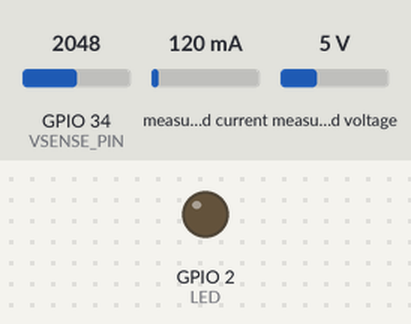
Recording of a sketch running on a simulated ESP32. Shown: output pins drawn as LEDs (lit = HIGH). Wiring (inferred from the names in the program): INA219 current sensor at I2C address 0x40. The test bench sets the inputs (shaded band); at power-on: GPIO 34 (VSENSE_PIN) = 2048, measured current 120 mA, measured voltage 5 V. EEPROM starts erased; what the sketch prints to the serial monitor is not drawn.

Above: at 17.3 s.
At 49.83 s:
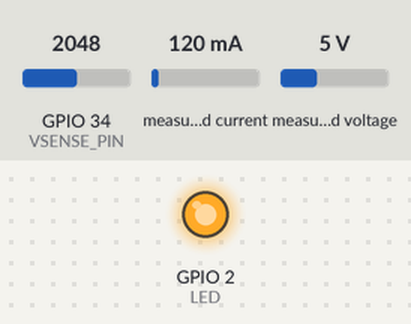
Timing chart, 0 to 51.4 s (numbered marks = the images above):
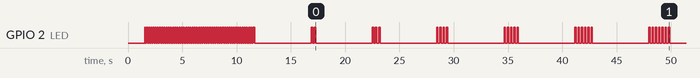

Measured:
- by itself, GPIO 2 (LED): HIGH → LOW at 1.6 s, → HIGH 0.10 s later, → LOW 0.10 s later, → HIGH 0.10 s later, … (157 changes in this stretch)

The sketch:

t15_power_check.ino
```cpp
// tests/t15_power_check/t15_power_check.ino
// หาว่าไฟจากแบตตกตอนไหน: เพิ่มโหลดทีละขั้น วัดแรงดันขั้นละ 5 วิ แล้วจดลง flash ทุกครึ่งวินาที
// ถ้าบอร์ดรีเซ็ตเพราะไฟตกกลางทาง ให้เสียบ USB แล้วเปิด Serial Monitor (115200)
// จะเห็นว่าตายที่ขั้นไหน และก่อนตายแรงดันต่ำสุดเท่าไร
//
// วัดแรงดันจากตัวแบ่ง 2 ตัว (10k/10k หรือ 100k/100k) ที่ขา D34 ตามวงจร node เดิม
//   ต่อปลายบนของตัวแบ่งที่ "ขั้วบวกแบต"     → วัด VBAT (ค่าปกติ 3.6-4.2 V)
//   หรือย้ายไปที่ "ขาออก + ของ MT3608"   → วัดไฟ 5V (ค่าปกติ 4.8-5.1 V)
// ไม่ได้ต่อตัวแบ่งก็รันได้ จะรู้แค่ว่าตายขั้นไหน (แรงดันขึ้น 0 หรือค่าลอยๆ ต่ำกว่า 1000 mV)
//
// ถ้ามี INA219 (บัดกรีขาแล้ว) จะวัด "กระแส" กับ "แรงดัน" จากแบตได้ด้วย ต่อแบบนี้:
//   แบต+ (หรือ TP4056 OUT+) → INA219 VIN+   INA219 VIN- → MT3608 IN+
//   INA219 VCC → 3V3 ของบอร์ด, GND → GND, SDA → D21, SCL → D22
//   (กระแสทั้งหมดที่บอร์ดดึงจากแบตจะไหลผ่าน INA219)
// หาไม่เจอ INA219 ก็รันต่อได้ แค่ไม่มีค่ากระแส
//
// LED สีฟ้ากะพริบ = เลขขั้นปัจจุบัน (1-9 ครั้ง) ทุก 5 วิ, ผ่านครบทุกขั้น = ติดค้าง
// Serial: c = ล้าง log
#include <WiFi.h>
#include <esp_now.h>
#include <esp_wifi.h>
#include <Preferences.h>
#include <Wire.h>

const int LED = 2;
const int VSENSE_PIN = 34;
const float DIVIDER = 2.0f;
const uint8_t WIFI_CHANNEL = 4;
const uint32_t STEP_MS = 5000;
const int NSTEP = 9;
const char *STEP_NAME[NSTEP + 1] = {
  "-",
  "1 CPU 80 MHz เฉยๆ (ไม่มีวิทยุ)",
  "2 CPU 240 MHz (ไม่มีวิทยุ)",
  "3 เปิด WiFi กำลังส่งต่ำสุด 2 dBm",
  "4 ส่งทีละ 1 แพ็กเก็ต/วิ ที่ 2 dBm",
  "5 ส่ง ESP-NOW รัว ที่ 2 dBm",
  "6 ส่งทีละ 1 แพ็กเก็ต/วิ ที่ 8.5 dBm",
  "7 ส่ง ESP-NOW รัว ที่ 8.5 dBm",
  "8 ส่ง ESP-NOW รัว ที่ 13 dBm",
  "9 ส่ง ESP-NOW รัว ที่ 20 dBm (เต็มกำลัง)",
};
const uint8_t BCAST[6] = {0xFF, 0xFF, 0xFF, 0xFF, 0xFF, 0xFF};

const uint8_t INA_ADDR = 0x40;            // A0/A1 ไม่ต่อ
bool haveIna = false;
uint32_t inaMinMv[NSTEP + 2], inaMaxMa[NSTEP + 2];

Preferences log_;
int step = 0;
uint32_t minMv[NSTEP + 1], maxMv[NSTEP + 1];

// อ่านรีจิสเตอร์ INA219 ตรงๆ (ใช้ค่าตั้งต้นของชิป: shunt 0.1 Ω วัดได้ถึง ~3.2 A)
bool inaRead(uint8_t reg, uint16_t &val) {
  Wire.beginTransmission(INA_ADDR);
  Wire.write(reg);
  if (Wire.endTransmission(false) != 0) return false;
  if (Wire.requestFrom((int)INA_ADDR, 2) != 2) return false;
  val = (Wire.read() << 8) | Wire.read();
  return true;
}
void inaSample() {
  uint16_t raw;
  if (inaRead(0x02, raw)) {                // bus voltage: LSB 4 mV
    uint32_t mv = (raw >> 3) * 4;
    if (mv < inaMinMv[step]) inaMinMv[step] = mv;
  }
  if (inaRead(0x01, raw)) {                // shunt voltage: LSB 10 uV / 0.1 Ω = 0.1 mA
    int32_t ma = (int16_t)raw / 10;
    if (ma < 0) ma = -ma;
    if ((uint32_t)ma > inaMaxMa[step]) inaMaxMa[step] = ma;
  }
}

uint32_t readMv() {                       // อ่านเร็ว (ไม่เฉลี่ย) เพื่อจับไฟตกสั้นๆ
  return analogReadMilliVolts(VSENSE_PIN) * DIVIDER;
}

void blinkN(int n) {
  for (int i = 0; i < n; i++) { digitalWrite(LED, HIGH); delay(120); digitalWrite(LED, LOW); delay(180); }
}

void printPrevious(esp_reset_reason_t reason) {
  uint8_t reached = log_.getUChar("step", 0);
  bool done = log_.getBool("done", false);
  Serial.println();
  Serial.println("===== t15 ผลรอบก่อน =====");
  Serial.printf("รีเซ็ตครั้งนี้เพราะ: %s\n",
                reason == ESP_RST_BROWNOUT ? "BROWNOUT (ไฟตก)" :
                reason == ESP_RST_POWERON ? "POWERON (เพิ่งจ่ายไฟ)" :
                reason == ESP_RST_EXT ? "EXT (ปุ่ม EN/เปิด Serial)" : "อื่นๆ");
  if (reached == 0) { Serial.println("ยังไม่มีข้อมูล (รันครั้งแรก หรือเพิ่งล้าง)"); }
  for (int s = 1; s <= reached && s <= NSTEP; s++) {
    char k1[8], k2[8];
    snprintf(k1, sizeof k1, "mn%d", s); snprintf(k2, sizeof k2, "mx%d", s);
    Serial.printf("  ขั้น %-42s D34: ต่ำสุด %4lu mV  สูงสุด %4lu mV", STEP_NAME[s],
                  (unsigned long)log_.getUInt(k1, 0), (unsigned long)log_.getUInt(k2, 0));
    char k3[8], k4[8];
    snprintf(k3, sizeof k3, "bv%d", s); snprintf(k4, sizeof k4, "ia%d", s);
    if (log_.getBool("ina", false))
      Serial.printf("  | INA219: แบตต่ำสุด %4lu mV  กระแสสูงสุด %4lu mA",
                    (unsigned long)log_.getUInt(k3, 0), (unsigned long)log_.getUInt(k4, 0));
    Serial.println();
  }
  if (reached > 0) {
    if (done) Serial.println("=> ผ่านครบทุกขั้น ไฟพอ");
    else Serial.printf("=> ไปไม่รอดที่ขั้น %s\n", STEP_NAME[reached]);
  }
  Serial.printf("brownout สะสม = %lu ครั้ง\n", (unsigned long)log_.getUInt("brown", 0));
  Serial.println("==========================  (ส่ง c = ล้าง log)");
}

void saveStep() {
  char k1[8], k2[8];
  snprintf(k1, sizeof k1, "mn%d", step); snprintf(k2, sizeof k2, "mx%d", step);
  log_.putUInt(k1, minMv[step] == UINT32_MAX ? 0 : minMv[step]);
  log_.putUInt(k2, maxMv[step]);
  if (haveIna) {
    char k3[8], k4[8];
    snprintf(k3, sizeof k3, "bv%d", step); snprintf(k4, sizeof k4, "ia%d", step);
    log_.putUInt(k3, inaMinMv[step] == UINT32_MAX ? 0 : inaMinMv[step]);
    log_.putUInt(k4, inaMaxMa[step]);
  }
}

void enterStep(int s) {
  step = s;
  minMv[s] = UINT32_MAX; maxMv[s] = 0;
  inaMinMv[s] = UINT32_MAX; inaMaxMa[s] = 0;
  log_.putUChar("step", s);               // จดก่อนลงมือ ถ้าตายจะรู้ว่าขั้นนี้
  saveStep();
  Serial.printf("\n>> ขั้น %s\n", STEP_NAME[s]);
  Serial.flush();
  switch (s) {
    case 1: setCpuFrequencyMhz(80); break;
    case 2: setCpuFrequencyMhz(240); break;
    case 3:
      WiFi.mode(WIFI_STA);
      esp_wifi_set_max_tx_power(8);       // 2 dBm
      esp_wifi_set_channel(WIFI_CHANNEL, WIFI_SECOND_CHAN_NONE);
      esp_now_init();
      { esp_now_peer_info_t p = {}; memcpy(p.peer_addr, BCAST, 6); p.channel = WIFI_CHANNEL; esp_now_add_peer(&p); }
      break;
    case 4: case 5: esp_wifi_set_max_tx_power(8); break;    // 2 dBm (ต่ำสุด)
    case 6: case 7: esp_wifi_set_max_tx_power(34); break;   // 8.5 dBm (ค่าใน node ตอนนี้)
    case 8: esp_wifi_set_max_tx_power(52); break;
    case 9: esp_wifi_set_max_tx_power(80); break;
  }
  blinkN(s);
}

void setup() {
  Serial.begin(115200);
  pinMode(LED, OUTPUT);
  analogSetPinAttenuation(VSENSE_PIN, ADC_11db);
  delay(1500);                            // รอเปิด Serial Monitor ทัน
  esp_reset_reason_t reason = esp_reset_reason();
  log_.begin("t15", false);
  if (reason == ESP_RST_BROWNOUT) log_.putUInt("brown", log_.getUInt("brown", 0) + 1);
  printPrevious(reason);

  // ถ้ารอบนี้เสียบ USB อยู่ ไม่ต้องรันทดสอบซ้ำ (จะทับผลรอบแบต) ให้ส่ง r เพื่อเริ่มเอง
  Serial.println("ส่ง s ภายใน 10 วิ = ไม่ทดสอบ (เก็บผลไว้อ่าน)  r = เริ่มทันที  ไม่ส่งอะไร = เริ่มเองใน 10 วิ");
  uint32_t t0 = millis();
  while (millis() - t0 < 10000) {
    if (Serial.available()) {
      char c = Serial.read();
      if (c == 'c') { log_.clear(); Serial.println("ล้าง log แล้ว"); }
      if (c == 'r') break;
      if (c == 's') { Serial.println("ไม่เริ่มทดสอบ"); while (true) delay(1000); }
    }
    digitalWrite(LED, (millis() / 100) % 2);   // กะพริบรัวระหว่างรอ
  }
  digitalWrite(LED, LOW);
  Wire.begin(21, 22);
  Wire.setClock(400000);
  Wire.beginTransmission(INA_ADDR);
  haveIna = (Wire.endTransmission() == 0);
  Serial.println(haveIna ? "เจอ INA219 จะวัดกระแส + แรงดันแบตด้วย" : "ไม่เจอ INA219 (วัดแค่ D34)");
  log_.putBool("ina", haveIna);
  log_.putBool("done", false);
  enterStep(1);
}

void loop() {
  if (step > NSTEP) { delay(1000); return; }  // ผ่านครบแล้ว
  static uint32_t stepStart = millis(), lastSave = 0;
  uint32_t mv = readMv();
  if (mv < minMv[step]) minMv[step] = mv;
  if (mv > maxMv[step]) maxMv[step] = mv;
  if (haveIna) inaSample();

  static uint8_t payload[200];
  static uint32_t lastSingle = 0;
  if (step == 4 || step == 6) {            // ส่งทีละแพ็กเก็ต ห่างกัน 1 วิ (ใกล้เคียง node จริงที่ส่งทุก 5 วิ)
    if (millis() - lastSingle >= 1000) { lastSingle = millis(); esp_now_send(BCAST, payload, 32); }
    delay(2);
  } else if (step >= 5) {                  // ส่งรัวๆ = โหลดหนักสุด
    esp_now_send(BCAST, payload, sizeof payload);
    delay(5);
  } else {
    delay(2);
  }

  if (millis() - lastSave >= 500) { lastSave = millis(); saveStep(); }

  if (step <= NSTEP && millis() - stepStart >= STEP_MS) {
    saveStep();
    Serial.printf("   D34 ต่ำสุด %lu mV  สูงสุด %lu mV", (unsigned long)minMv[step], (unsigned long)maxMv[step]);
    if (haveIna) Serial.printf("  | แบตต่ำสุด %lu mV  กระแสสูงสุด %lu mA",
                               (unsigned long)inaMinMv[step], (unsigned long)inaMaxMa[step]);
    Serial.println();
    if (step == NSTEP) {
      log_.putBool("done", true);
      Serial.println("\nผ่านครบทุกขั้น ไฟพอ");
      digitalWrite(LED, HIGH);
      step = NSTEP + 1;
      return;
    }
    enterStep(step + 1);
    stepStart = millis();
  }
}
```
